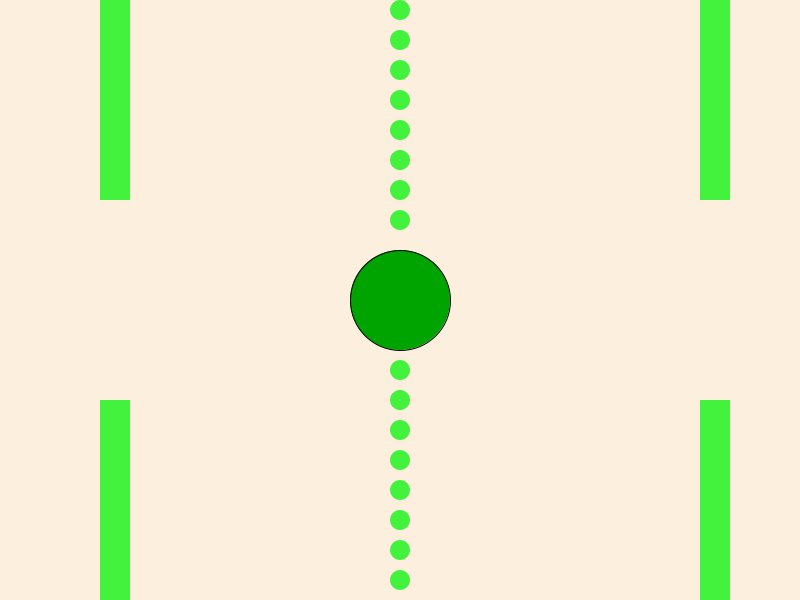
Frame 1 (no input)
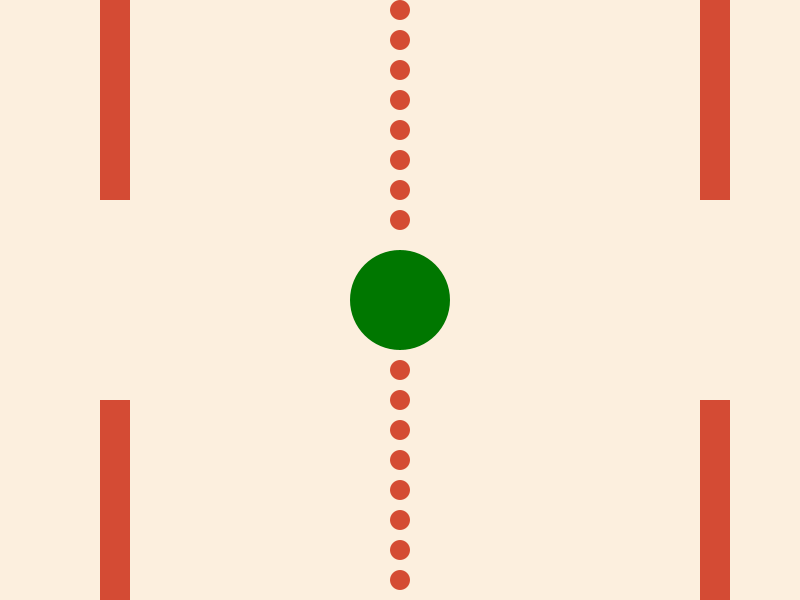
Frame 60 (the mouse pressed at the canvas centre just before this capture)
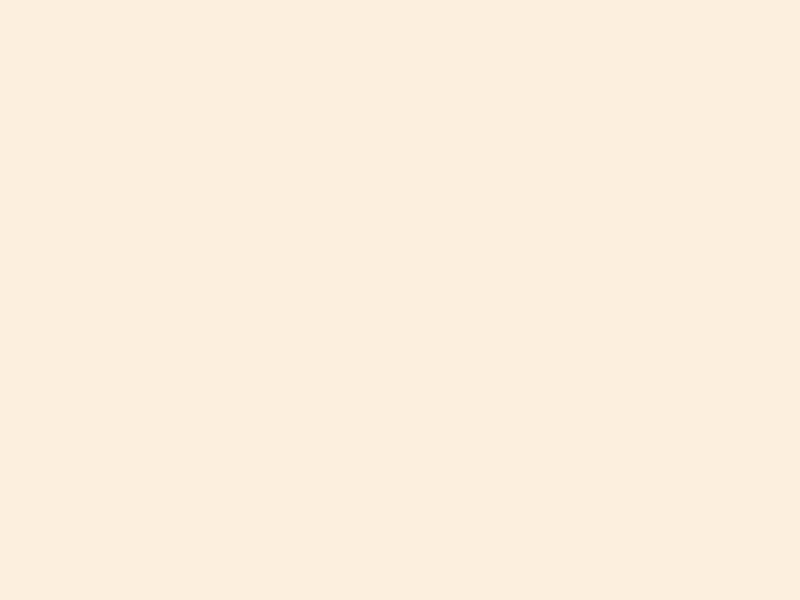
Frame 120 (the mouse held since frame 60 and released just before this capture)

The Processing sketch that drew these frames (run headless with seeded random() and noise(); from frame 60 on, the mouse is pressed at the canvas centre):

// Processing sketch: Bazan_Emilia_Bazan
// ── Bazan_Emilia_Bazan.pde
int posX=400;
int posY=200;

void setup(){
size (800,600);
}

void draw(){
background(252,239,222);
if(mouseX < 400){
  fill(random(0),random(255),random(0));
  ellipse(width/2, height/2, 100,100);
  
 {
  if(mouseX > 400){
  fill(random(0),random(0),random(255));
ellipse(width/2, height/2,100,100);}
  }



//circulos

fill(random(255),random(255),random(255));
noStroke();
ellipse(posX,10,20,20);
ellipse(posX,40,20,20);
ellipse(posX,70,20,20);
ellipse(posX,100,20,20);
ellipse(posX,130,20,20);
ellipse(posX,160,20,20);
ellipse(posX,190,20,20);
ellipse(posX,220,20,20);

ellipse(posX,370,20,20);
ellipse(posX,400,20,20);
ellipse(posX,430,20,20);
ellipse(posX,460,20,20);
ellipse(posX,490,20,20);
ellipse(posX,520,20,20);
ellipse(posX,550,20,20);
ellipse(posX,580,20,20);
rect(100,400,30,posY);
rect(100,0,30,posY);
rect(700,400,30,posY);
rect(700,0,30,posY);


}

//Mover los circulos derecha - izquierda
}

void keyPressed(){
if(key == CODED)
{
  }if(keyCode == LEFT){
      posX -= 10;
    }else if (keyCode == RIGHT) {
    posX += 10;}
   {posY -=10;}
   
 
}
